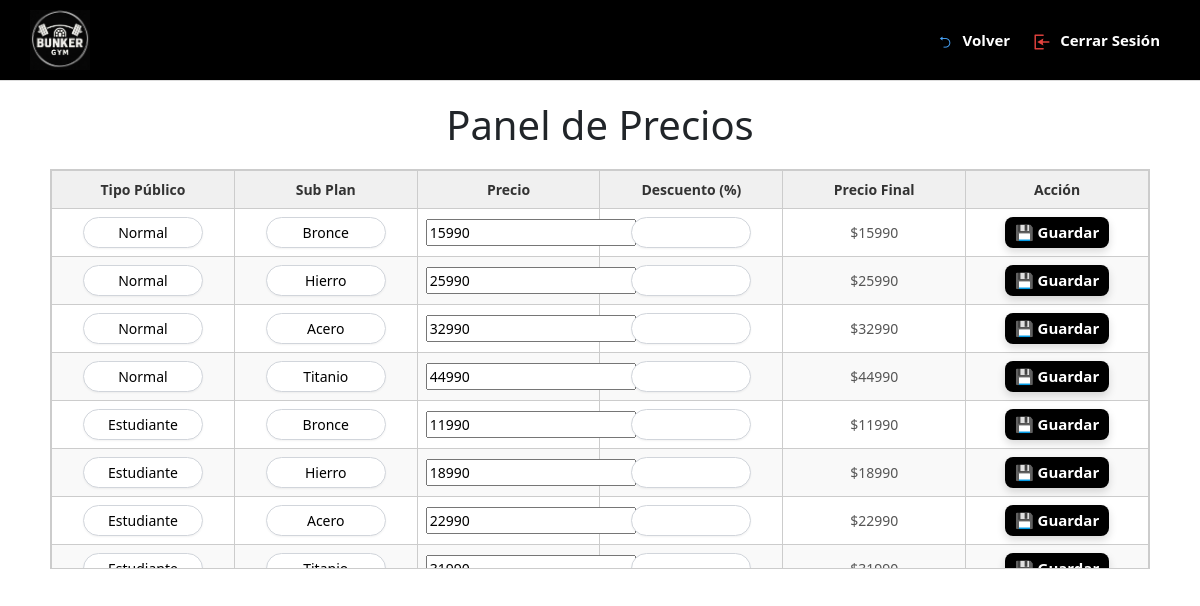
Page /precios/panel/ (signed in) on the committed database.
### core/models.py (models this page shows, shortened)
class Precios(models.Model):
    TIPOS_PUBLICO = [
        ('Normal', 'Normal'),
        ('Estudiante', 'Estudiante'),
        ('Adulto Mayor', 'Adulto Mayor'),
    ]
    SUB_PLANES = [
        ('Bronce', 'Bronce (4 Accesos)'),
        ('Hierro', 'Hierro (8 Accesos)'),
        ('Acero', 'Acero (12 Accesos)'),
        ('Titanio', 'Titanio (Acceso Libre)'),
    ]
    tipo_publico = models.CharField(max_length=20, choices=TIPOS_PUBLICO)
    sub_plan = models.CharField(max_length=20, choices=SUB_PLANES)
    precio = models.PositiveIntegerField("Precio (CLP)")
    creado = models.DateTimeField(auto_now_add=True)
    actualizado = models.DateTimeField(auto_now=True)

### core/views.py (the view)
    def wrapper(request, *args, **kwargs):
        admin_id = request.session.get('admin_id')
        if not admin_id:
            return redirect('login')
        try:
            request.admin = Admin.objects.get(id=admin_id)
        except Admin.DoesNotExist:
            return redirect('login')
        return view_func(request, *args, **kwargs)

### core/views.py (called while the page is built, shortened)
def admin_required(view_func):
    def wrapper(request, *args, **kwargs):
        admin_id = request.session.get('admin_id')
        if not admin_id:
            return redirect('login')
        try:
            request.admin = Admin.objects.get(id=admin_id)
        except Admin.DoesNotExist:
            return redirect('login')
        return view_func(request, *args, **kwargs)
    return wrapper

@admin_required
def panel_precios(request):
    precios = Precios.objects.all()
    forms_list = []
    for precio in precios:
        form = PrecioForm(prefix=str(precio.id), instance=precio)
        forms_list.append((precio, form))
    return render(request, 'core/panel_precios.html', {'forms_list': forms_list})

### core/templates/core/panel_precios.html (shortened to what this page needs)
{% extends 'core/home.html' %}
{% load static %}
{% block content %}
<div class="contenedor-central-precios">
    <h1 class="titulo-seccion">Panel de Precios</h1>
    <div class="tabla-wrapper-scroll">
        <table class="tabla-clientes">
            <thead>
                <tr>
                    <th>Tipo Público</th>
                    <th>Sub Plan</th>
                    <th>Precio</th>
                    <th>Descuento (%)</th>
                    <th>Precio Final</th>
                    <th>Acción</th>
                </tr>
            </thead>
            <tbody>
                {% for precio, form in forms_list %}
                <tr>
                    <td><input type="text" value="{{ precio.tipo_publico }}" readonly class="input-bonito"></td>
                    <td><input type="text" value="{{ precio.sub_plan }}" readonly class="input-bonito"></td>
                    <td>
                        <form method="POST">
                            {{ form.precio }}
                    </td>
                    <td>
                            {{ form.descuento }}
                    </td>
                    <td>
                    </td>
                    <td>
                            <button type="submit" class="btn-global">💾 Guardar</button>
                    </td>
                </tr>
                {% endfor %}
            </tbody>
        </table>
    </div>
</div>
{% endblock %}

### core/static/core/css/styles.css (style rules this page uses)
body { margin: 0; font-family: Arial, sans-serif; background-color: #f3f3f3; }
.btn-global { background-color: #000; color: white; padding: 10px 20px; border: none; border-radius: 8px; font-weight: bold; font-size: 15px; cursor: pointer; text-decoration: none; transition: background-color 0.3s ease, transform 0.2s ease; display: inline-block; box-shadow: 0 4px 8px rgba(0, 0, 0, 0.15); }
.tabla-clientes { width: 100%; border-collapse: collapse; font-family: 'Segoe UI', Tahoma, Geneva, Verdana, sans-serif; font-size: 14px; }
.tabla-clientes thead { background-color: #f2f2f2; position: sticky; top: 0; z-index: 1; }
.tabla-clientes th { padding: 14px 18px; text-align: left; font-weight: 600; color: #333; background-color: #f2f2f2; }
.tabla-clientes td { padding: 12px 18px; color: #555; border-bottom: 1px solid #ddd; }
.tabla-clientes tbody tr:nth-child(even) { background-color: #f9f9f9; }
.input-bonito { width: 98%; border: 1.5px solid #D1D5DB; border-radius: 1rem; padding: 0.5rem 0.75rem; font-size: 0.875rem; box-shadow: 0 1px 2px rgb(0 0 0 / 0.05); transition: border-color 0.2s ease, box-shadow 0.2s ease; }

### core/templates/core/panel_precios.html (style rules this page uses)
.contenedor-central-precios { width: 95%; margin: 0 auto; padding: 20px; box-sizing: border-box; }
.titulo-seccion { margin-bottom: 20px; text-align: center; }
.tabla-wrapper-scroll { width: 100%; max-height: 400px; overflow-y: auto; border: 1px solid #ccc; }
.tabla-clientes { width: 100%; border-collapse: collapse; table-layout: fixed; }
.tabla-clientes th, .tabla-clientes td { border: 1px solid #ccc; padding: 8px; text-align: center; word-wrap: break-word; }
.tabla-clientes th { background-color: #f0f0f0; position: sticky; top: 0; z-index: 2; }
.input-bonito { width: 120px; text-align: center; padding: 4px; box-sizing: border-box; }
.btn-global { padding: 4px 10px; margin: 0; }

### rows in the picture
Precios: tipo_publico "Normal", sub_plan "Bronce", precio "15990"
Precios: tipo_publico "Normal", sub_plan "Hierro", precio "25990"
Precios: tipo_publico "Normal", sub_plan "Acero", precio "32990"
Precios: tipo_publico "Normal", sub_plan "Titanio", precio "44990"
Precios: tipo_publico "Estudiante", sub_plan "Bronce", precio "11990"
Precios: tipo_publico "Estudiante", sub_plan "Hierro", precio "18990"
Precios: tipo_publico "Estudiante", sub_plan "Acero", precio "22990"
Precios: tipo_publico "Estudiante", sub_plan "Titanio", precio "31990"
